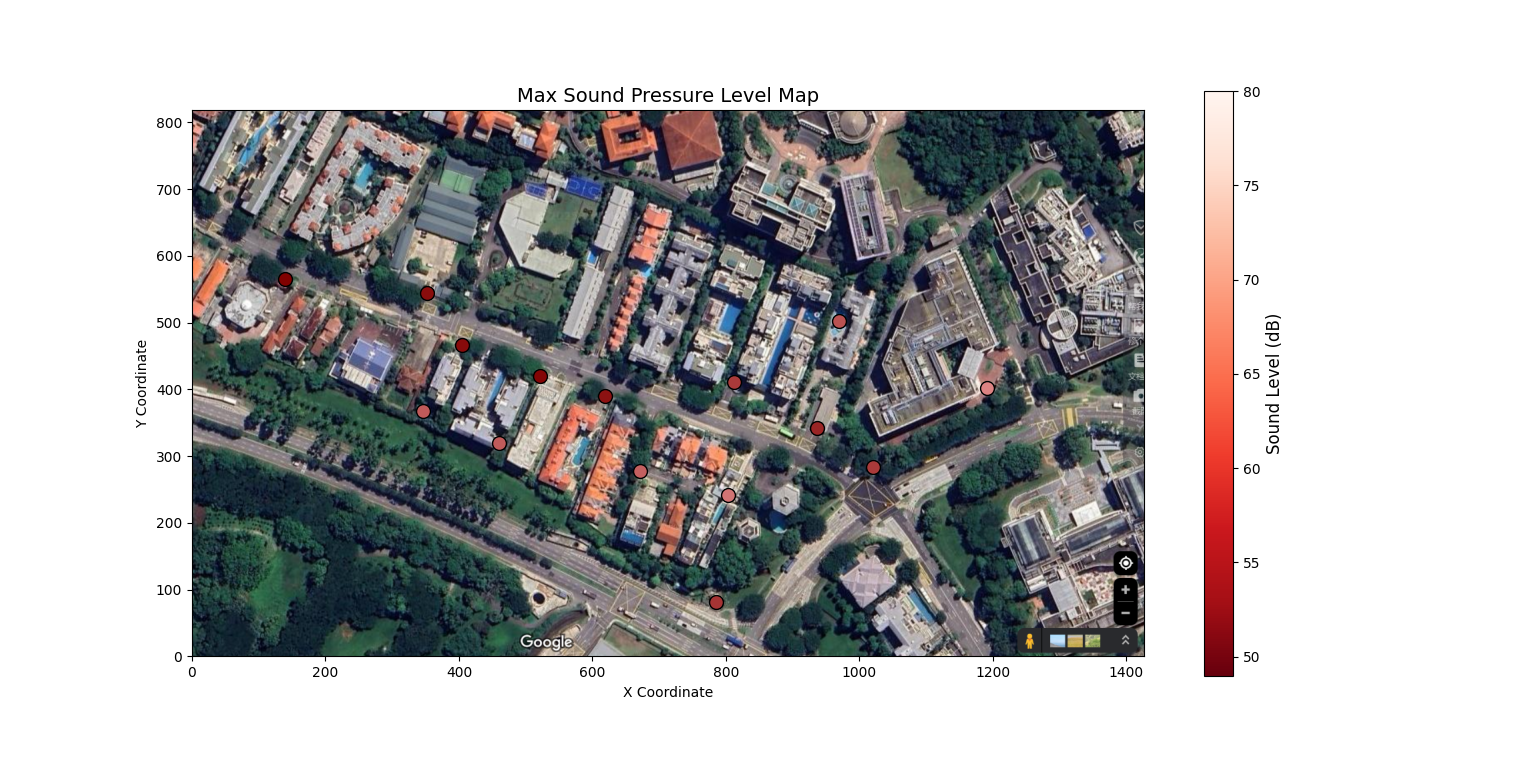

Reproduce this figure in Python.
import matplotlib.pyplot as plt
import matplotlib.image as mpimg
import numpy as np
from matplotlib.cm import ScalarMappable
from matplotlib.colors import Normalize

# 加载地图图片
def load_map_image(image_path):
    return mpimg.imread(image_path)

# 定义颜色映射：49dB -> 浅红色，70dB -> 深红色
def db_to_color(db):
    # 将分贝值线性映射到 0-1 的范围
    min_db, max_db = 49, 80
    normalized_value = (db - min_db) / (max_db - min_db)
    normalized_value = np.clip(normalized_value, 0, 1)  # 确保值在 [0, 1] 范围内
    # RGB 颜色：深红色 (0.5, 0, 0) 对应 70 dB，浅红色 (1, 0.7, 0.7) 对应 49 dB
    r = 1 - 0.5 * normalized_value
    g = 0.7 - 0.7 * normalized_value
    b = 0.7 - 0.7 * normalized_value
    return (r, g, b)

# 绘制地图并标注点
def plot_sound_map(image_path, points):
    # 加载地图图片
    map_image = load_map_image(image_path)
    height, width = map_image.shape[:2]  # 获取地图的高度和宽度

    # 创建绘图
    fig, ax = plt.subplots(figsize=(10, 10))
    ax.imshow(map_image, extent=[0, width, 0, height])  # 显示地图图片

    for point in points:
        x, y, db = point  # 获取点的坐标和分贝值
        color = db_to_color(db)  # 根据分贝值计算颜色
        ax.scatter(x, y, color=color, s=100, edgecolor='black')  # 在地图上绘制点

    # 添加颜色条
    norm = Normalize(vmin=49, vmax=80)  # 定义归一化范围
    sm = ScalarMappable(cmap='Reds_r', norm=norm)  # 使用 'Reds_r'（反转的红色渐变）
    sm.set_array([])  # 必须调用 set_array，即使为空
    cbar = plt.colorbar(sm, ax=ax, orientation='vertical', label="Sound Level (dB)")
    cbar.set_label("Sound Level (dB)", fontsize=12)

    # 设置图形属性
    ax.set_title("Max Sound Pressure Level Map", fontsize=14)
    ax.set_xlabel("X Coordinate", fontsize=10)
    ax.set_ylabel("Y Coordinate", fontsize=10)

    plt.show()

# 示例输入：观测点坐标和分贝值
points = [
    (460, 319, 64.2),  # (x, y, dB)
    (346,367,64.3),
    (405,466,78.1),
    (521,420,79.2),
    (619,390,76.9),
    (672,278,63.4),
    (803,241,59.9),
    (812,411,69.9),
    (1020,283,69.9),
    (1192,402,57.3),
    (937,342,73.6),
    (785,82,71),
    (352,545,77.7),
    (140,566,79.9),
    (969,503,65.8)
]


# 地图图片路径
image_path = "map.png"

# 绘制声音地图
plot_sound_map(image_path, points)
